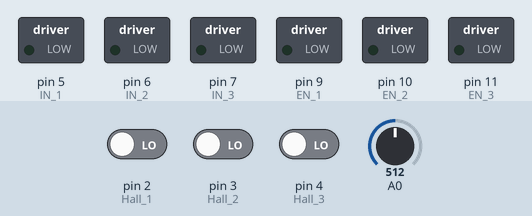
Recording of a sketch running on a simulated Arduino Uno, built with avr-gcc and run on an emulated ATmega328P. Parts: switched loads named in the sketch (green lamp = pin HIGH). Inputs (shaded band) come from the test bench; at power-on: pin 2 (Hall_1) LOW, A0 = 512, pin 3 (Hall_2) LOW, pin 4 (Hall_3) LOW.

Above: at 1.2 s.
1.3 s: pin 2 (Hall_1) driven HIGH
At 2.5 s:
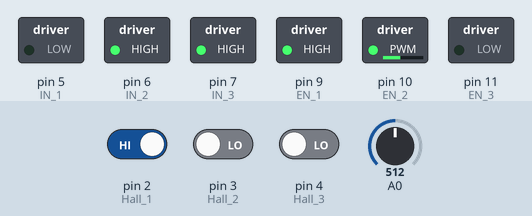
2.8 s: A0 set to 716
At 3.6 s:
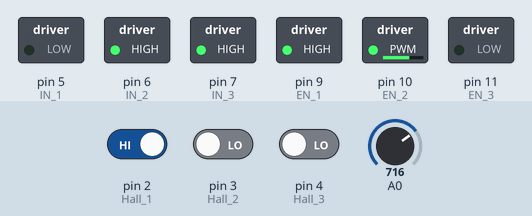
4.3 s: pin 3 (Hall_2) driven HIGH
At 5.0 s:
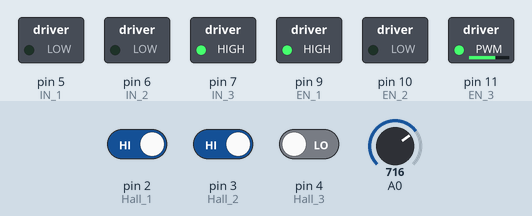
5.8 s: A0 set to 900
At 7.0 s:
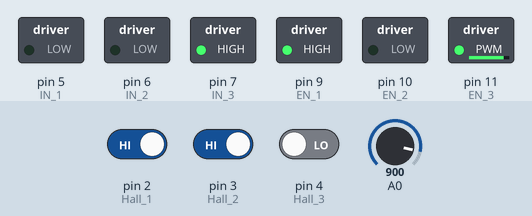
7.3 s: pin 2 (Hall_1) driven LOW
At 8.2 s:
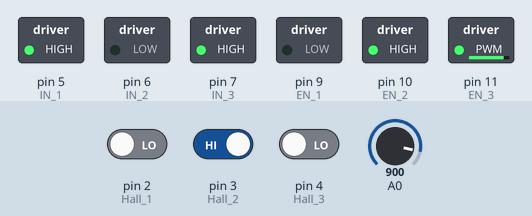
8.8 s: pin 4 (Hall_3) driven HIGH
At 9.1 s:
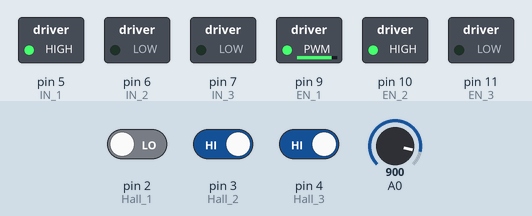
Timing chart, 0 to 11.3 s (numbered marks = the images above; inputs shaded):
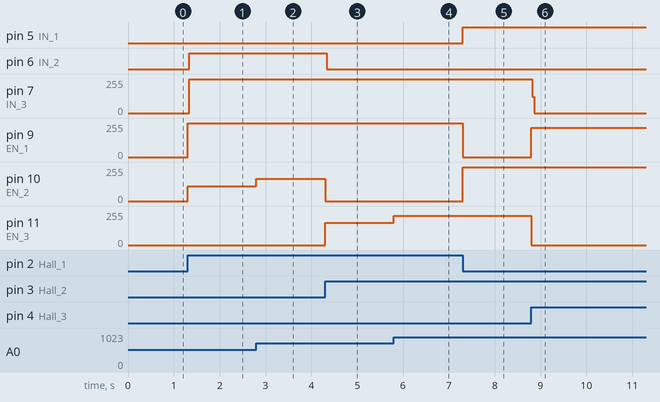

The sketch:

MotorControl.ino
```cpp
/*
 * BLDC_congroller 1.0
 * Arduino
 * by Patrick Eells
 *  based on instructable by David Glaser
 *  http://www.instructables.com/id/BLDC-Motor-Control-with-Arduino-salvaged-HD-motor/?ALLSTEPS
 *
 * Designed to work with the ST L6234 3-Phase Motor Driver IC
 *
 * Runs a 3D printed 3phase motor counterclockwise
 *
 * Motor speed is controlled by a single potentiometer
 * Motor position is determined with three Hall-Effect sensors

 * The Arduino receives outputs from 3 hall sensors (pins 2,3,4)
 * and converts their combination to 6 different commutation steps
 * PWM outputs on pins 9,10,11, at 32 kHz (corresponding to EN 1,2,3 respectively
 * 3 DO on pins 5,6,7 (IN 1,2,3)
 * Analog in 0 is connected to a potentiometer to change the PWM duty and switch motoring on and off.
 * 0-218: off
 * 219-1023: on
 * There are many lines commented out that were used for debugging by
 * printing various values to the serial connection.
 */

int HallState1; //Variables for the three hall sensors (3,2,1)
int HallState2;
int HallState3;
int HallVal = 1; //binary value of all 3 hall sensors

int Speed = 0; //speed level of the motor
int mOff = 0;
int throttle = 0; //this variable is used with analog in to measure the position of the throttle potentiometer

void setup() {
  pinMode(2,INPUT);    // Hall 1
  pinMode(3,INPUT);    // Hall 2
  pinMode(4,INPUT);    // Hall 3

// Outputs for the L6234 Motor Driver
  pinMode(5,OUTPUT);   // IN 1
  pinMode(6,OUTPUT);   // IN 2
  pinMode(7,OUTPUT);   // IN 3
  pinMode(9,OUTPUT);   // EN 1
  pinMode(10,OUTPUT);  // EN 2
  pinMode(11,OUTPUT);  //  EN 3


  //Serial.begin(9600); //uncomment this line if you will use the serial connection
  // also uncomment Serial.flush command at end of program.

/* Set PWM frequency on pins 9,10, and 11
// this bit of code comes from
http://usethearduino.blogspot.com/2008/11/changing-pwm-frequency-on-arduino.html
*/
  // Set PWM for pins 9,10 to 32 kHz
  //First clear all three prescaler bits:
  int prescalerVal = 0x07; //create a variable called prescalerVal and set it equal to the binary number "00000111"                                                       number "00000111"                                                      number "00000111"
  TCCR1B &= ~prescalerVal; //AND the value in TCCR0B with binary number "11111000"

  //Now set the appropriate prescaler bits:
  int prescalerVal2 = 1; //set prescalerVal equal to binary number "00000001"
  TCCR1B |= prescalerVal2; //OR the value in TCCR0B with binary number "00000001"

  // Set PWM for pins 3,11 to 32 kHz (Only pin 11 is used in this program)
  //First clear all three prescaler bits:
  TCCR2B &= ~prescalerVal; //AND the value in TCCR0B with binary number "11111000"

  //Now set the appropriate prescaler bits:

  TCCR2B |= prescalerVal2; //OR the value in TCCR0B with binary number "00000001"//First clear all three prescaler bits:

}
//MAIN LOOP OF THE PRGROM
void loop(){

   //time = millis();
  //prints time since program started
  //Serial.println(time);
  //Serial.print("\n");

  throttle = analogRead(0); //value of the throttle potentiometer
  Speed = map(throttle, 128, 1023, 0, 255); //motoring on is mapped to the top half of potentiometer
  mOff = map(throttle, 0, 127, 0, 255); //motoring off is mapped to the bottom half of the pot
  //Speed = 100; //used for debugging

  HallState1 = digitalRead(2);  // read input value from Hall 1
  HallState2  = digitalRead(3);  // read input value from Hall 2
  HallState3  = digitalRead(4);  // read input value from Hall 3
  //digitalWrite(8, HallState1);  // LEDs turned on when corresponding sensor is high - originally used for debugging
  //digitalWrite(9, HallState2);
  //digitalWrite(10, HallState3);

  HallVal = (HallState1) + (2*HallState2) + (4*HallState3); //Computes the binary value of the 3 Hall sensors

  /*Serial.print("H 1: "); // used for debugging
  Serial.println(HallState1);
  Serial.print("H 2: ");
  Serial.println(HallState2);
  Serial.print("H 3: ");
  Serial.println(HallState3);
  Serial.println(" ");
  */

  //Serial.println(mSpeed);
  //Serial.println(HallVal);
  //Serial.print("\n");

  // Monitor transistor outputs
  //delay(1000);
  /*T1 = digitalRead(2);
  //T1 = ~T1;
  T2 = digitalRead(4);
  //T2 = ~T2;
  T3 = digitalRead(5);
  //T3 = ~T3;
  Serial.print(T1);
  Serial.print("\t");
  Serial.print(T2);
  Serial.print("\t");
  Serial.print(T3);
  Serial.print("\n");
  Serial.print("\n");
  Serial.print(digitalRead(3));
  Serial.print("\t");
  Serial.print(digitalRead(9));
  Serial.print("\t");
  Serial.println(digitalRead(10));
  Serial.print("\n");
  Serial.print("\n");
  //delay(500);
  */

// Commutation for Motoring
// Each binary number has a case that corresponds to different transistors being turned on
// Bit Math is used to change the values of the output
// For tutorial on bitmath with the Arduino: http://www.arduino.cc/playground/Code/BitMath
// PORTD contains the outputs for the IN pins on the L6234 driver
// that determine whether the upper or lower transistor of each phase is used
// The outputs for the EN pins are controlled by the Arduino command analogWrite, which
// sets the duty of the PWM (0 = OFF, 255 = ON or throttle value that is controlled by the potentiometer).
/* for Counter clockwise motoring
  if (throttle > 511){
      switch (HallVal)
       {
        case 3:
          //PORTD = B011xxx00;  // Desired Output for pins 0-7 xxx refers to the Hall inputs, which should not be changed
          PORTD  &= B00011111;
          PORTD  |= B01100000;  //

          analogWrite(9,Speed); // PWM on Phase A (High side transistor)
          analogWrite(10,0);  // Phase B off (duty = 0)
          analogWrite(11,255); // Phase C on - duty = 100% (Low side transistor)
          break;
        case 1:
          //PORTD = B001xxx00;  // Desired Output for pins 0-7
          PORTD  &= B00011111;  //
          PORTD  |= B00100000;  //

          analogWrite(9,Speed); // PWM on Phase A (High side transistor)
          analogWrite(10,255); //Phase B on (Low side transistor)
          analogWrite(11,0); //Phase B off (duty = 0)
          break;
        case 5:
          //PORTD = B101xxx00;  // Desired Output for pins 0-7
          PORTD  &= B00011111;  //
          PORTD  |= B10100000;

          analogWrite(9,0);
          analogWrite(10,255);
          analogWrite(11,Speed);
          break;
        case 4:
          //PORTD = B100xxx00;  // Desired Output for pins 0-7
          PORTD  &= B00011111;
          PORTD  |= B10000000;  //

          analogWrite(9,255);
          analogWrite(10,0);
          analogWrite(11,Speed);
          break;
        case 6:
        //PORTD = B110xxx00;  // Desired Output for pins 0-7
          PORTD  &= B00011111;
          PORTD = B11000000;  //

          analogWrite(9,255);
          analogWrite(10,Speed);
          analogWrite(11,0);
          break;
        case 2:
          //PORTD = B010xxx00;  // Desired Output for pins 0-7
          PORTD  &= B00011111;
          PORTD  |= B01000000;  //

          analogWrite(9,0);
          analogWrite(10,Speed);
          analogWrite(11,255);
          break;
       }
     }
 // commutation off for motoring off
   else{
          //PORTD = B000xxx00;  // Desired Output for pins 0-7
            analogWrite(9,0);
            analogWrite(10,0);
            analogWrite(11,0);
            analogWrite(5,0);
            analogWrite(6,0);
            analogWrite(7,0);
          }


   //time = millis();
  //prints time since program started
  //Serial.println(time);
  //Serial.print("\n");
  //Serial.flush(); //uncomment this if you will use serial port for debugging
}
*/

// for counterClockwise motoring
if (throttle > 128){
      switch (HallVal)
       {
        case 4:
          //PORTD = B011xxx00;  // Desired Output for pins 0-7 xxx refers to the Hall inputs, which should not be changed
          PORTD  &= B00011111;
          PORTD  |= B01100000;  //

          analogWrite(9,Speed); // PWM on Phase A (High side transistor)
          analogWrite(10,0);  // Phase B off (duty = 0)
          analogWrite(11,255); // Phase C on - duty = 100% (Low side transistor)
          break;
        case 6:
          //PORTD = B001xxx00;  // Desired Output for pins 0-7
          PORTD  &= B00011111;  //
          PORTD  |= B00100000;  //

          analogWrite(9,Speed); // PWM on Phase A (High side transistor)
          analogWrite(10,255); //Phase B on (Low side transistor)
          analogWrite(11,0); //Phase B off (duty = 0)
          break;
        case 2:
          //PORTD = B101xxx00;  // Desired Output for pins 0-7
          PORTD  &= B00011111;  //
          PORTD  |= B10100000;

          analogWrite(9,0);
          analogWrite(10,255);
          analogWrite(11,Speed);
          break;
        case 3:
          //PORTD = B100xxx00;  // Desired Output for pins 0-7
          PORTD  &= B00011111;
          PORTD  |= B10000000;  //

          analogWrite(9,255);
          analogWrite(10,0);
          analogWrite(11,Speed);
          break;
        case 1:
        //PORTD = B110xxx00;  // Desired Output for pins 0-7
          PORTD  &= B00011111;
          PORTD = B11000000;  //

          analogWrite(9,255);
          analogWrite(10,Speed);
          analogWrite(11,0);
          break;
        case 5:
          //PORTD = B010xxx00;  // Desired Output for pins 0-7
          PORTD  &= B00011111;
          PORTD  |= B01000000;  //

          analogWrite(9,0);
          analogWrite(10,Speed);
          analogWrite(11,255);
          break;
       }
     }
 // commutation off for motoring off
   else{
          //PORTD = B000xxx00;  // Desired Output for pins 0-7
            analogWrite(9,0);
            analogWrite(10,0);
            analogWrite(11,0);
            analogWrite(5,0);
            analogWrite(6,0);
            analogWrite(7,0);
          }


   //time = millis();
  //prints time since program started
  //Serial.println(time);
  //Serial.print("\n");
  //Serial.flush(); //uncomment this if you will use serial port for debugging
}
```

Measured:
- after the input at 1.3 s, pin 6 (IN_2): LOW → HIGH at once; pin 7 (IN_3), pin 9 (EN_1): 0/255 → 255/255 at once; pin 10 (EN_2): 0/255 → 109/255 at once
- after the input at 2.8 s, pin 10 (EN_2): 109/255 → 167/255 at once
- after the input at 4.3 s, pin 6 (IN_2): HIGH → LOW at once; pin 10 (EN_2): 167/255 → 0/255 at once; pin 11 (EN_3): 0/255 → 167/255 at once
- after the input at 5.8 s, pin 11 (EN_3): 167/255 → 219/255 at once
- after the input at 7.3 s, pin 5 (IN_1): LOW → HIGH at once; pin 9 (EN_1): 255/255 → 0/255 at once; pin 10 (EN_2): 0/255 → 255/255 at once
- after the input at 8.8 s, pin 7 (IN_3): 255/255 → 0/255 at once; pin 9 (EN_1): 0/255 → 219/255 at once; pin 11 (EN_3): 219/255 → 0/255 at once
